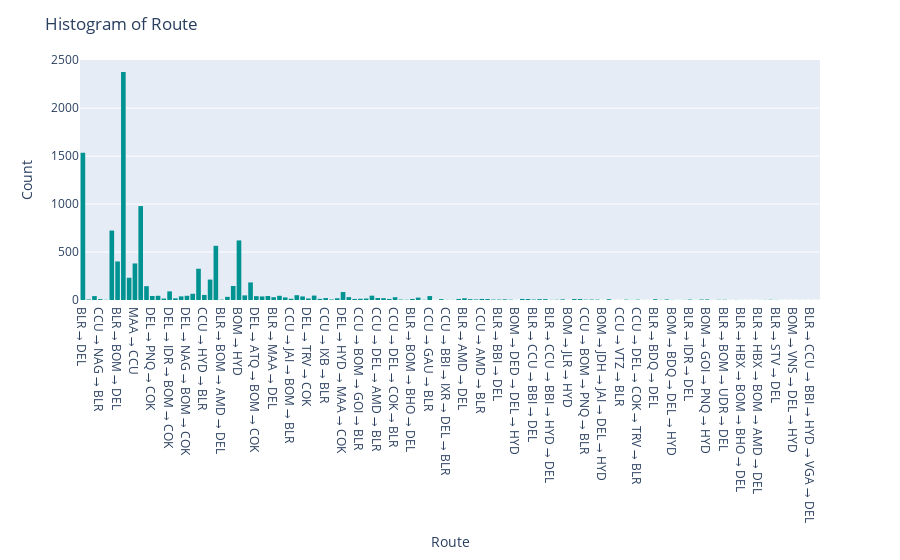

Notebook code for this chart:
### Code cell
fig = px.histogram(data_frame=df, x="Route", color_discrete_sequence=px.colors.diverging.Tealrose)
fig.update_layout(title='Histogram of Route', xaxis_title='Route', yaxis_title='Count')
fig.show()

### Figure 1 — Plotly figure (JSON) as saved in the notebook; plotly's stock layout.template omitted (floating-point values rounded to 4 significant figures; data arrays with more than 128 entries replaced by an {"elided": "..."} marker saying what was removed)
{"data": [{"alignmentgroup": "True", "bingroup": "x", "hovertemplate": "Route=%{x}<br>count=%{y}<extra></extra>", "legendgroup": "", "marker": {"color": "rgb(0, 147, 146)", "pattern": {"shape": ""}}, "name": "", "offsetgroup": "", "orientation": "v", "showlegend": false, "type": "histogram", "x": {"elided": "10463 str values"}, "xaxis": "x", "yaxis": "y"}], "layout": {"barmode": "relative", "legend": {"tracegroupgap": 0}, "margin": {"t": 60}, "title": {"text": "Histogram of Route"}, "xaxis": {"anchor": "y", "domain": [0, 1], "title": {"text": "Route"}}, "yaxis": {"anchor": "x", "domain": [0, 1], "title": {"text": "Count"}}}}
